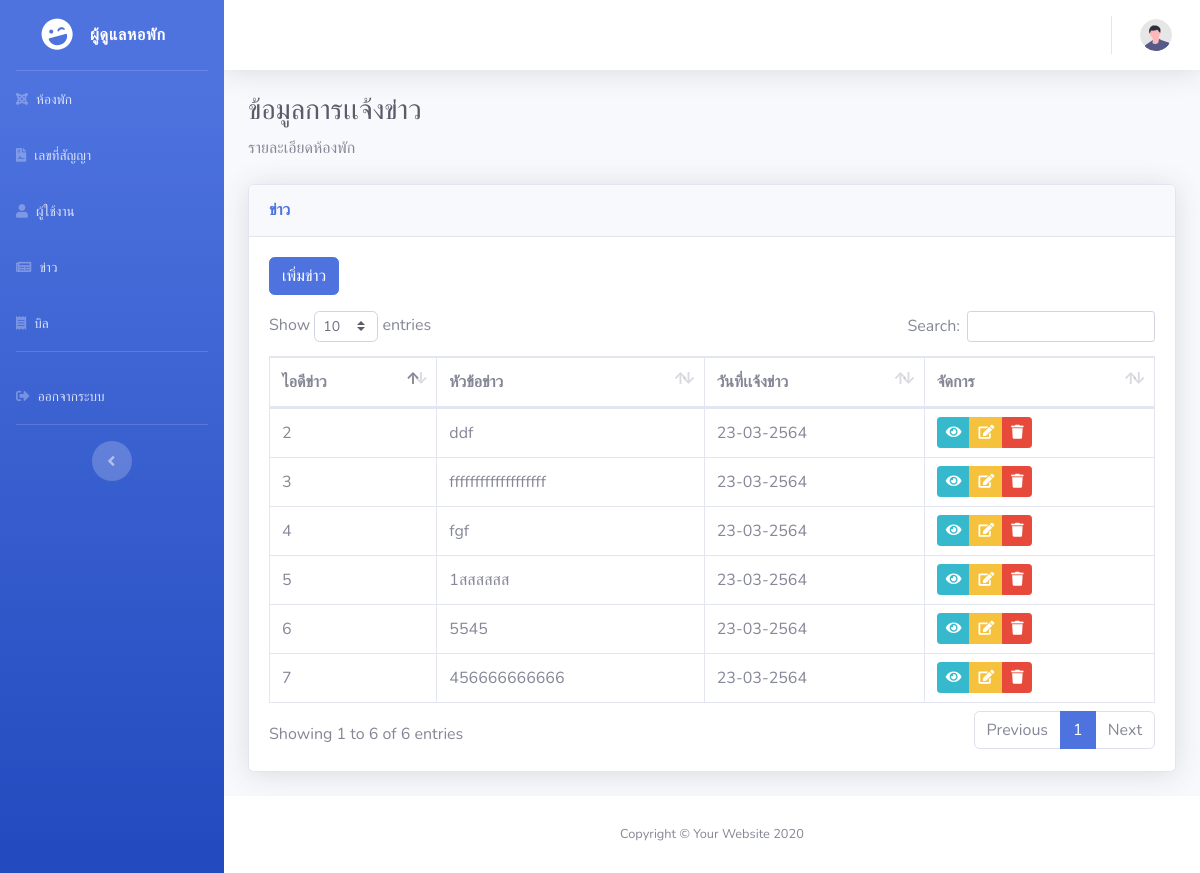
Screenshot of /admin/data_new.php (signed in) with the database file from the repository.
### tables this page shows
CREATE TABLE `news` (
  `news_id` int(11) NOT NULL COMMENT 'รหัสข่าวสาร',
  `aid` int(11) NOT NULL COMMENT 'รหัสผู้ดูแลหอพัก',
  `room_id` int(11) NOT NULL COMMENT 'หมายเลขห้องพัก',
  `news_date` date NOT NULL DEFAULT current_timestamp() COMMENT 'วันที่แจ้งข่าวสาร',
  `news_title` text NOT NULL COMMENT 'หัวข้อข่าวสาร',
  `description` text NOT NULL COMMENT 'รายละเอียดข่าวสาร'
);

### admin/data_new.php (the view, shortened to what this page needs)
<?php
if (isset($_SESSION["aid"])) {
    ?>
<!DOCTYPE html>
<html lang="en">
<head>
    <link href="vendor/fontawesome-free/css/all.min.css" rel="stylesheet" type="text/css">
    <link href="css/sb-admin-2.min.css" rel="stylesheet">
    <link href="vendor/datatables/dataTables.bootstrap4.min.css" rel="stylesheet">
</head>
<body id="page-top">
    <div id="wrapper">
        <?php include_once "./sidebar.php";?>
        <div id="content-wrapper" class="d-flex flex-column">
            <div id="content">
                <?php include_once "./navbar.php";?>
                <div class="container-fluid">
                    <h1 class="h3 mb-2 text-gray-800">ข้อมูลการเเจ้งข่าว</h1>
                    <p class="mb-4">รายละเอียดห้องพัก</p>
                    <div class="card shadow mb-4">
                        <div class="card-header py-3">
                            <h6 class="m-0 font-weight-bold text-primary">ข่าว</h6>
                        </div>
                        <div class="card-body">
                            <a href="./insert_new.php" type="button" class="btn btn-primary mb-3">เพิ่มข่าว</a>
                            <div class="table-responsive">
                                <table class="table table-bordered" id="dataTable" width="100%" cellspacing="0">
                                    <thead>
                                        <tr>
                                            <th>ไอดีข่าว</th>
                                            <th>หัวข้อข่าว</th>
                                            <th>วันที่เเจ้งข่าว</th>
                                            <th>จัดการ</th>
                                        </tr>
                                    </thead>
                                    <tbody>
                                        <?php
    include "./configs/connectDB.php";
    $sql = "SELECT * FROM  news WHERE aid='" . $_SESSION["aid"] . "';";
    $result = mysqli_query($conn, $sql);
    while ($data = mysqli_fetch_assoc($result)) {
        ?>
                                        <tr>
                                            <td><?=$data["news_id"]?></td>
                                            <td><?=$data["news_title"]?></td>
                                            <td class="">
                                                <?php
$date = date_create($data["news_date"]);
        $y = date_format($date, "Y");
        $y = intval($y) + 543;
        echo date_format($date, "d-m") . "-$y";
        ?>
                                            </td>
                                            <td class="py-0 align-middle">
                                                <div class="btn-group btn-group-sm">
                                                    <a href="./show_new.php?news_id=<?=$data["news_id"]?>"
                                                        class="btn btn-info"><i class="fas fa-eye"></i></a>
                                                    <a href="edit_new.php?news_id=<?=$data["news_id"]?>"
                                                        class="btn btn-warning"><i class="fas fa-edit"></i></a>
                                                    <button onclick="deleteNewFunc(<?=$data['news_id']?>)"
                                                        class="btn btn-danger"><i class="fas fa-trash"></i></button>
                                                </div>
                                            </td>
                                        </tr>
                                        <?php
}
    ?>
                                    </tbody>
                                </table>
                            </div>
                        </div>
                    </div>
                </div>
            </div>
            <?php
include_once "./footer.php";
    ?>
        </div>
    </div>
</body>
</html>
<?php
} else {
    echo "<script>";
    echo "location = './login.php';";
    echo "</script>";
}
?>

### rows the page displays
news: news_id "2", news_title "ddf", news_date "23-03", news_date "2564"
news: news_id "3", news_title "fffffffffffffffffff", news_date "23-03", news_date "2564"
news: news_id "4", news_title "fgf", news_date "23-03", news_date "2564"
news: news_id "5", news_title "1สสสสสส", news_date "23-03", news_date "2564"
news: news_id "6", news_title "5545", news_date "23-03", news_date "2564"
news: news_id "7", news_title "456666666666", news_date "23-03", news_date "2564"
